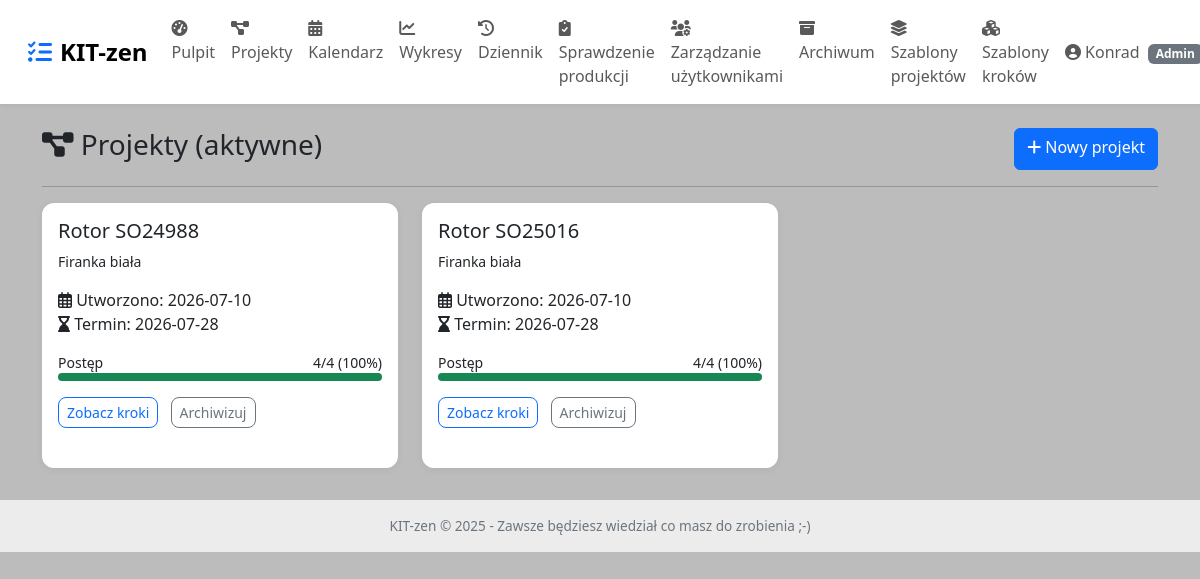
/projects (signed in), run on an earlier commit of the app's database.
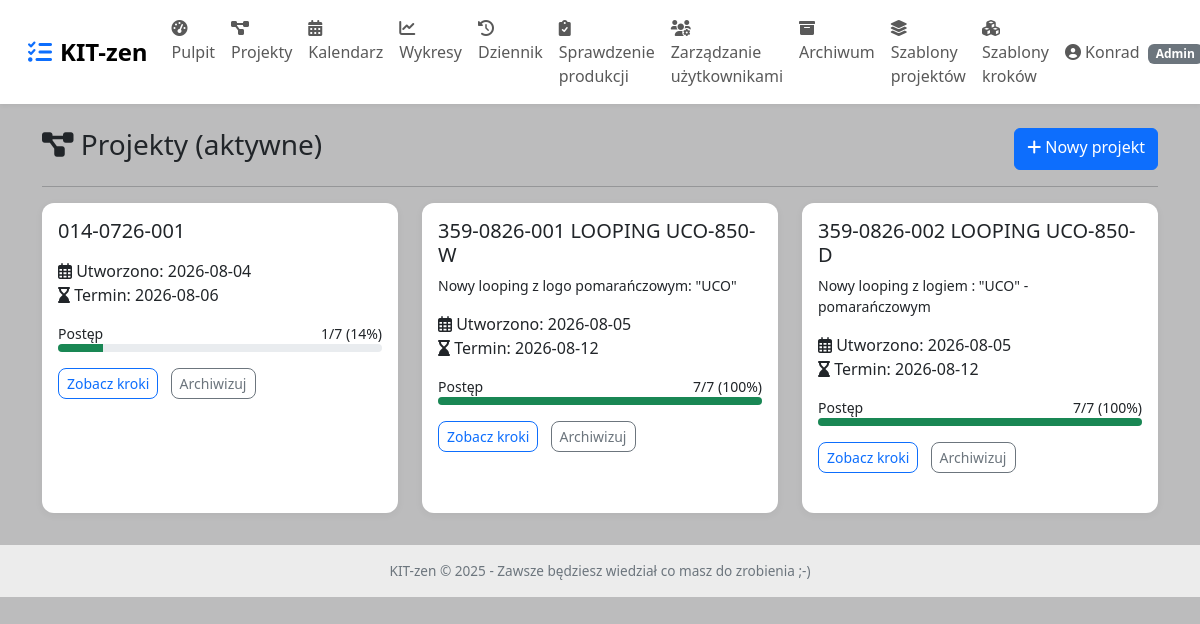
And on a later commit of the database.
### app.py (models this page shows)
class Project(db.Model):
    __tablename__ = 'project'
    id = db.Column(db.Integer, primary_key=True)
    name = db.Column(db.String(200), nullable=False)
    description = db.Column(db.Text)
    created_at = db.Column(db.DateTime, default=now_aware)
    deadline = db.Column(db.Date, nullable=True)
    is_archived = db.Column(db.Boolean, default=False)
    steps = db.relationship('Step', backref='project', order_by='Step.position', cascade='all, delete-orphan')

### app.py (the view)
@app.route('/projects')
@login_required
def project_list():
    visible_steps_query = Step.query.options(joinedload(Step.project)).filter(
        ((Step.assigned_user_id == current_user.id) | (Step.assigned_user_id == None)),
        Project.is_archived == False
    ).join(Project)
    visible_project_ids = {s.project_id for s in visible_steps_query}
    projects = Project.query.filter(
        Project.is_archived == False,
        Project.id.in_(visible_project_ids)
    ).all()
    return render_template('projects.html', projects=projects)

### app.py (called while the page is built)
@login_manager.user_loader
def load_user(user_id):
    return User.query.get(int(user_id))

### templates/projects.html
{% extends "base.html" %}
{% block content %}
<div class="d-flex justify-content-between">
    <h3><i class="fas fa-project-diagram"></i> Projekty (aktywne)</h3>
    {% if current_user.is_admin %}<a href="{{ url_for('add_project') }}" class="btn btn-primary"><i class="fas fa-plus"></i> Nowy projekt</a>{% endif %}
</div>
<hr>
<div class="row g-4">
    {% for project in projects %}
    <div class="col-md-6 col-lg-4">
        <div class="card h-100">
            <div class="card-body">
                <h5 class="card-title">{{ project.name }}</h5>
                <p class="card-text small">{{ project.description[:100] }}</p>
                <p><i class="far fa-calendar-alt"></i> Utworzono: {{ project.created_at.strftime('%Y-%m-%d') }}
                    {% if project.deadline %}<br><i class="fas fa-hourglass-end"></i> Termin: {{ project.deadline }}{% endif %}
                </p>
                {% set total_steps = project.steps|length %}
                {% set done_steps = project.steps|selectattr('status', 'equalto', 'done')|list|length %}
                {% if total_steps > 0 %}
                    {% set percent = (done_steps / total_steps * 100)|round|int %}
                    <div class="mt-2">
                        <div class="d-flex justify-content-between small">
                            <span>Postęp</span>
                            <span>{{ done_steps }}/{{ total_steps }} ({{ percent }}%)</span>
                        </div>
                        <div class="progress" style="height: 8px;">
                            <div class="progress-bar bg-success" role="progressbar" style="width: {{ percent }}%;" aria-valuenow="{{ percent }}" aria-valuemin="0" aria-valuemax="100"></div>
                        </div>
                    </div>
                {% else %}
                    <div class="mt-2 text-muted small">Brak kroków</div>
                {% endif %}
                <div class="mt-3">
                    <a href="{{ url_for('project_steps', project_id=project.id) }}" class="btn btn-outline-primary btn-sm">Zobacz kroki</a>
                    {% if current_user.is_admin and not project.is_archived %}
                    <a href="{{ url_for('archive_project', project_id=project.id) }}" class="btn btn-outline-secondary btn-sm ms-2" onclick="return confirm('Przenieść do archiwum?')">Archiwizuj</a>
                    {% endif %}
                </div>
            </div>
        </div>
    </div>
    {% else %}
    <div class="col-12"><div class="alert alert-info">Brak aktywnych projektów.</div></div>
    {% endfor %}
</div>
{% endblock %}

What changed in the data, as far as the page shows it:
no longer on this page (row edited): Project: name "Rotor SO24988", description "Firanka biała", created_at "2026-07-10", deadline "2026-07-28", done_steps "4", total_steps "4", percent "100"
no longer on this page (row edited): Project: name "Rotor SO25016", description "Firanka biała", created_at "2026-07-10", deadline "2026-07-28", done_steps "4", total_steps "4", percent "100"
added Project: name "014-0726-001", created_at "2026-08-04", deadline "2026-08-06", done_steps "1", total_steps "7", percent "14"
added Project: name "359-0826-001 LOOPING UCO-850-W", description "Nowy looping z logo pomarańczowym: \"UCO\"", created_at "2026-08-05", deadline "2026-08-12", done_steps "7", total_steps "7", percent "100"
added Project: name "359-0826-002 LOOPING UCO-850-D", description "Nowy looping z logiem : \"UCO\" - pomarańczowym", created_at "2026-08-05", deadline "2026-08-12", done_steps "7", total_steps "7", percent "100"
